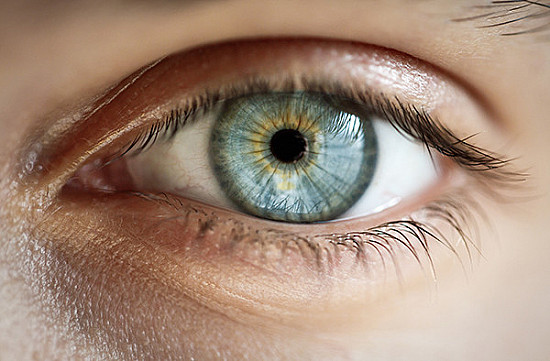
#> input picture Drone Stuff/Circle Detection/eyes.jpg, 550 x 361 px, given in place of the camera
$ python detectingCircles.py   (older library calls are emulated)
#> lines starting #> are read from the running program, lines starting #| are printed output that depends on the picture; after the words box and inside, x2 and y2 are one past the last pixel; in counts of white or black regions, pixels touching at a corner belong together
#> further down, frame is the input picture: shape (361, 550, 3); mean B, G, R 119.6, 137.3, 162.7
#> `gray = cv2.cvtColor(frame, cv2.COLOR_BGR2GRAY)`:
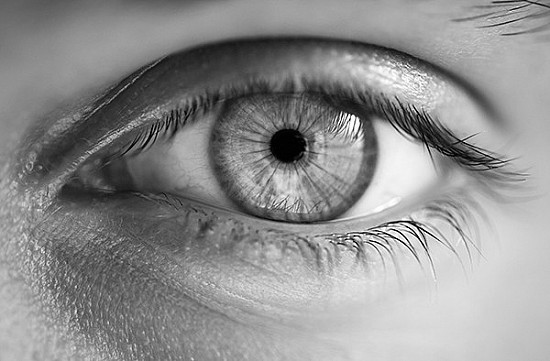
#> gray: shape (361, 550); min 0, max 255, mean 142.9
import cv2
import numpy as np
import sys
import re

def houghCircles(img):
	img = cv2.medianBlur(img, 5)
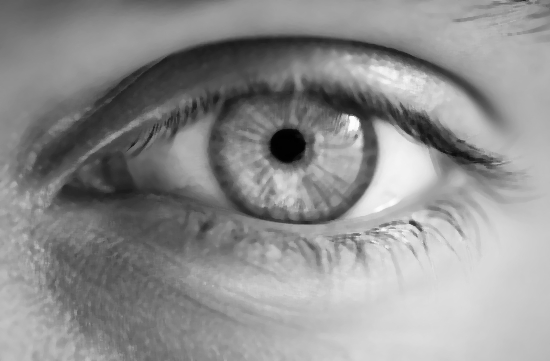
#> img: shape (361, 550); min 1, max 253, mean 143
	cimg = cv2.cvtColor(img,cv2.COLOR_GRAY2BGR)

	if ((re.compile("3*")).match(cv2.__version__)):
		circles = cv2.HoughCircles(img, cv2.HOUGH_GRADIENT,
				1, 20,param1=70,param2=50,minRadius=0, maxRadius=0)
#> circles = 124 rows, first 8: [307.5, 312.5, 231.8], [301.5, 332.5, 252], [265.5, 358.5, 273.1], [175.5, 241.5, 125], [349.5, 149.5, 102.1], [243.5, 345.5, 244.4], [144.5, 215.5, 122.3], [299.5, 353.5, 266.8]
	else:
		circles = cv2.HoughCircles(img, cv2.cv.CV_HOUGH_GRADIENT,
				1, 20,param1=70,param2=50,minRadius=0, maxRadius=0)

	if(circles.any()!=None):
		circles = np.uint16(np.around(circles))
#> circles = 124 rows, first 8: [308, 312, 232], [302, 332, 252], [266, 358, 273], [176, 242, 125], [350, 150, 102], [244, 346, 244], [144, 216, 122], [300, 354, 267]
		for i in circles[0,:]:
			cv2.circle(cimg,(i[0],i[1]),i[2],(0,255,0),2)
			cv2.circle(cimg,(i[0],i[1]),2,(0,0,255),3)
#> this loop made 124 passes
#> i on passes 1 to 12: [308, 312, 232], [302, 332, 252], [266, 358, 273], [176, 242, 125], [350, 150, 102], [244, 346, 244], [144, 216, 122], [300, 354, 267], [276, 302, 228], [266, 334, 252], [360, 178, 97], [202, 174, 124]
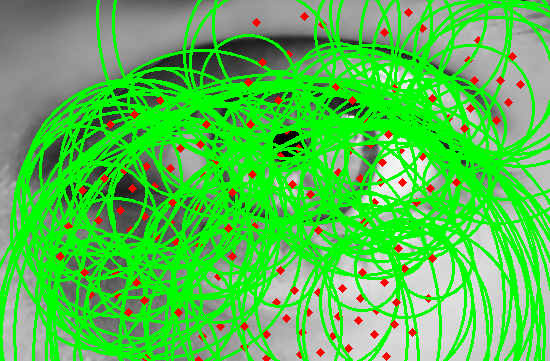
#> cimg: shape (361, 550, 3); mean B, G, R 75.3, 196.4, 80.5
	return cimg

def eulerToCoordinateTransform(line):
	for rho, theta in line:
		a = np.cos(theta)
		b = np.sin(theta)
		x0 = a*rho
		y0 = b*rho
		x1 = int(x0 + 1000*(-b))
		y1 = int(y0 + 1000*(a))
		x2 = int(x0 - 1000*(-b))
		y2 = int(y0 - 1000*(a))
	return [(x1,y1),(x2,y2)]

def getIntersection(line_1, line_2):
	line1 = eulerToCoordinateTransform(line_1)
	line2 = eulerToCoordinateTransform(line_2)

	s1 = np.array(line1[0])
	e1 = np.array(line1[1])

	s2 = np.array(line2[0])
	e2 = np.array(line2[1])

	a1 = (s1[1] - e1[1]) / (s1[0] - e1[0])
	b1 = s1[1] - (a1 * s1[0])

	a2 = (s2[1] - e2[1]) / (s2[0] - e2[0])
	b2 = s2[1] - (a2 * s2[0])

	if abs(a1 - a2) < sys.float_info.epsilon:
		return False

	x = (b2 - b1) / (a1 - a2)
	y = a1 * x + b1
	return (x, y)

def houghLines(img):
	gray = cv2.cvtColor(img,cv2.COLOR_BGR2GRAY)
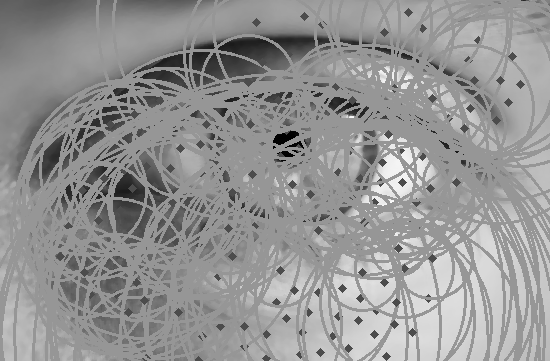
#> gray: shape (361, 550); min 1, max 251, mean 148.1
	edges = cv2.Canny(gray,50,150,apertureSize = 3)
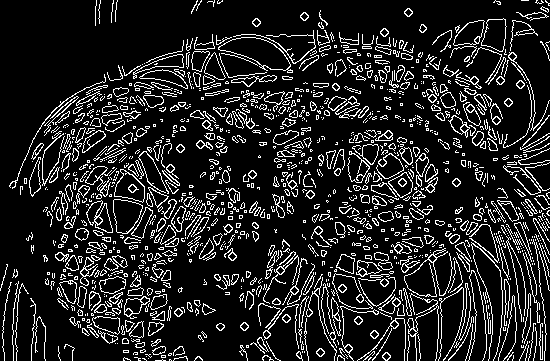
#> edges: shape (361, 550); 14% white in thin lines or dots

	lines = cv2.HoughLines(edges, 1.75, np.pi/180,150)
#> lines = 1682 rows, first 8: [136.5, 1.92], [185.5, 1.66], [278.2, 1.05], [329, 1.4], [274.8, 1.57], [288.8, 1.33], [273, 1.19], [150.5, 1.88]

	if lines.any()!=None:

		for line in lines:
			for rho,theta in line:
				line_transform = eulerToCoordinateTransform(line)
				cv2.line(img,line_transform[0],line_transform[1],(0,0,255),2)
#> this loop made 1682 passes
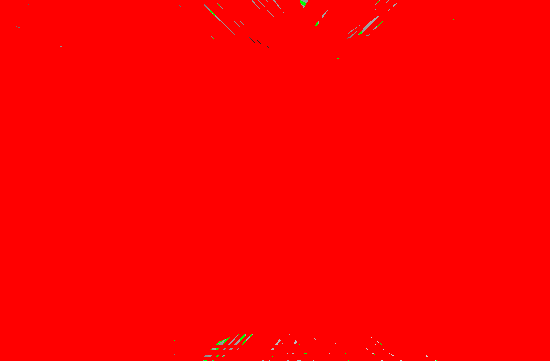
#> img: shape (361, 550, 3); mean B, G, R 0.3, 0.5, 254.6

		for i in range(len(lines)):
			for j in range(i+1,len(lines)):
				if getIntersection(lines[i], lines[j]):
					center = getIntersection(lines[i], lines[j])
					cv2.circle(img,(center[0],center[1]),2,(0,255,0),3)
#> this loop made 1 pass
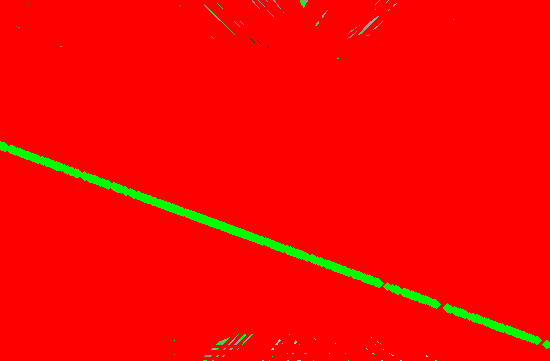
#> img: shape (361, 550, 3); 2.34% of pixels changed, all inside (x1, y1, x2, y2) = (0, 141, 550, 349)
	return img

if __name__ == '__main__':
	cap = cv2.VideoCapture(0)

	if not cap.isOpened():
		print('Exiting with state 1...')
		exit(1)
	while(True):
		ret, frame = cap.read()
		if not ret:
			break
		gray = cv2.cvtColor(frame, cv2.COLOR_BGR2GRAY)

		houghCircleImage = houghCircles(gray)
#> (the run stopped early here; a loop or call above may not have finished)

$ run again, on Drone Stuff/Circle Detection/multicircles.jpg
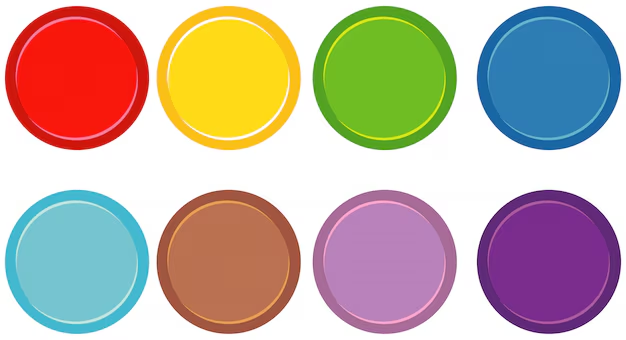
#> input picture Drone Stuff/Circle Detection/multicircles.jpg, 626 x 340 px, given in place of the camera
#> frame is the input picture: shape (340, 626, 3); mean B, G, R 164.4, 176.2, 192.5
#> in houghCircles, `circles = cv2.HoughCircles(img, cv2.HOUGH_GRADIENT, 1, 20,param1=70,pa..`: circles = [[548.5, 77.5, 72.3], [548.5, 261.5, 72.3], [384.5, 77.5, 72.5], [228.5, 77.5, 72.6], [228.5, 261.5, 71.5], [76.5, 260.5, 71.8], [384.5, 260.5, 72], [76.5, 78.5, 71.8], [368.5, 61.5, 81.2], [373.5, 241.5, 81.6]]
#> in houghCircles, `circles = np.uint16(np.around(circles))`: circles = [[548, 78, 72], [548, 262, 72], [384, 78, 72], [228, 78, 73], [228, 262, 72], [76, 260, 72], [384, 260, 72], [76, 78, 72], [368, 62, 81], [374, 242, 82]]
#> the loop in houghCircles, `for i in circles[0,:]:` made 10 passes
#> in houghLines, `edges = cv2.Canny(gray,50,150,apertureSize = 3)`:
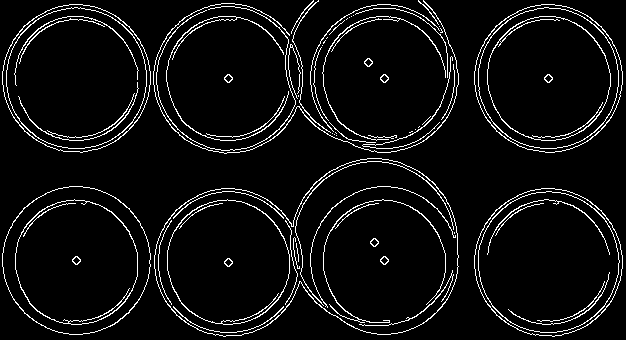
#> edges: shape (340, 626); 6% white in thin lines or dots
#> lines = [[136.5, 1.57], [19.25, 1.57], [320.2, 1.57], [402.5, 0.716], [285.2, 0.698], [26.25, 1.55], [-35, 2.04], [281.8, 0.716], [8.75, 1.57], [383.2, 0.785]]
#> the loop in houghLines, `for line in lines:` made 10 passes
#> the loop in houghLines, `for i in range(len(lines)):` made 10 passes
#> after the loop in houghLines, `for i in range(len(lines)):`:
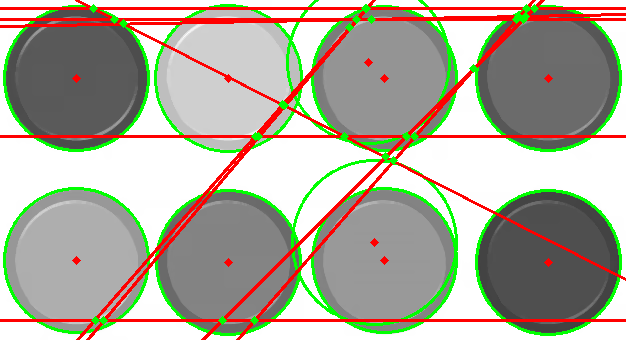
#> img: shape (340, 626, 3); mean B, G, R 154.5, 169.7, 173.1
